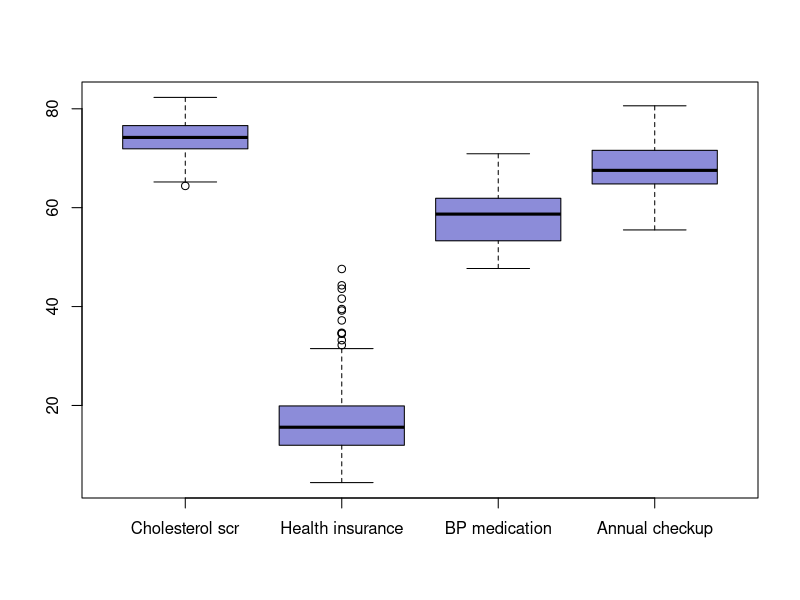
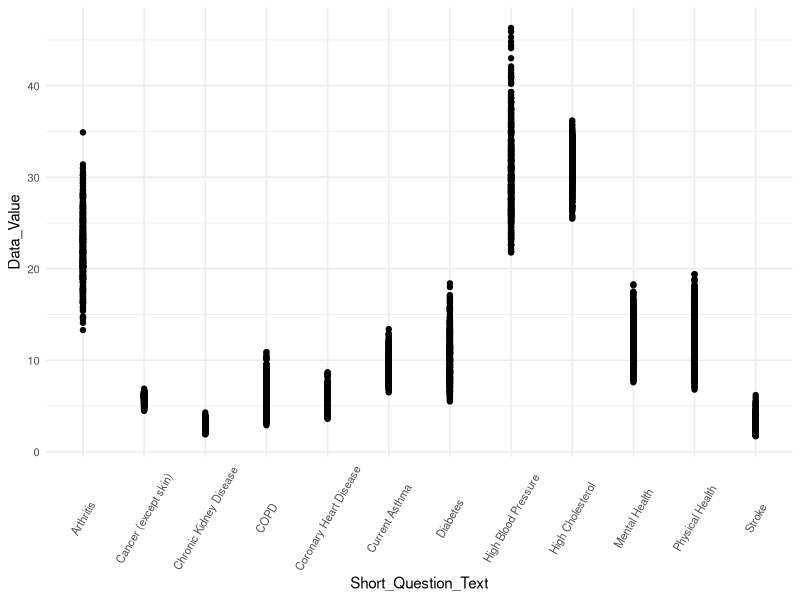
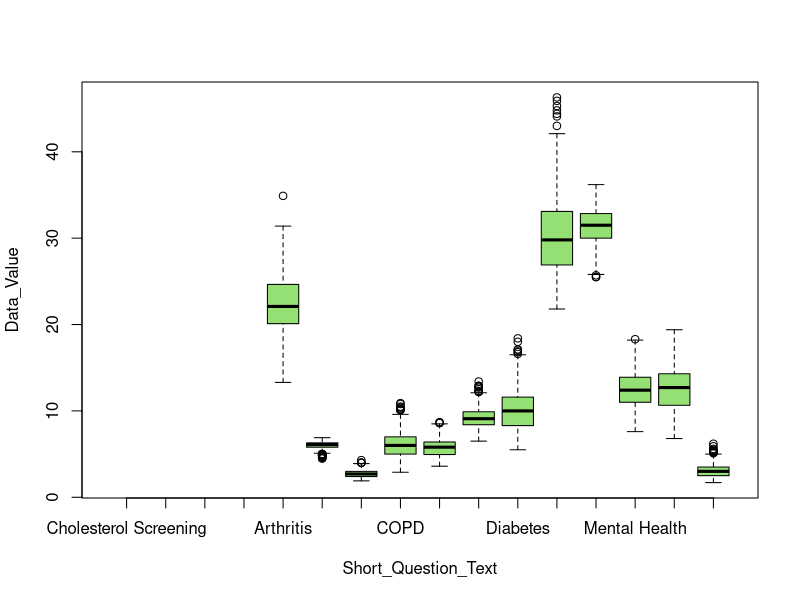

The R source for these figures, in order:
## ---- chunk 1
knitr::opts_chunk$set(echo = TRUE)
## ---- chunk 2
library('tidyverse')
library('knitr')
## ---- chunk 3
health_data = read.csv("data_health_and_prevention.csv")
dim(health_data)
## ---- chunk 4
preventions = health_data[health_data["Category"] == "Prevention", c("Short_Question_Text", "Measure")] %>% distinct()
kable(preventions, caption = "Prevention")
illnesses = health_data[health_data["Category"] == "Health Outcomes", c("Short_Question_Text", "Measure")] %>% distinct()
kable(illnesses, caption = "Health Outcomes")
## ---- chunk 5
health_data$StateDesc = as.factor(health_data$StateDesc)
health_data$CityName = as.factor(health_data$CityName)
health_data$Category = as.factor(health_data$Category)
health_data$Measure = as.factor(health_data$Measure)
health_data$DataValueTypeID = as.factor(health_data$DataValueTypeID)
health_data$Short_Question_Text = as.factor(health_data$Short_Question_Text)
## ---- chunk 6
health_data_adj = health_data[health_data$DataValueTypeID== "AgeAdjPrv",]
## ---- chunk 7
state_data <- health_data_adj %>% group_by(StateDesc) %>% summarise(
  City.count = n_distinct(CityName),
  Population.count = sum(unique(PopulationCount))
)

per_state_summary <- health_data_adj %>% 
  group_by(StateDesc, Category, Measure, Short_Question_Text) %>% summarise(
  Total.percentage = sum(Data_Value*PopulationCount)/sum(PopulationCount),
  Population = sum(PopulationCount),
  Population.affected = round(sum(Data_Value*PopulationCount)/100)
)

## ---- chunk 8
health_data_adj$Percentage_in_Total = 
  health_data_adj$Data_Value*health_data_adj$PopulationCount/sum(state_data$Population.count)

health_data_adj$Affected_population = 
  round( health_data_adj$Data_Value*health_data_adj$PopulationCount*0.01)
## ---- chunk 9
#Definiranje redoslijeda za Mjere - bit ce potrebno kasnije

health_data_adj$Short_Question_Text <- factor(health_data_adj$Short_Question_Text, levels = c("Cholesterol Screening","Health Insurance","Taking BP Medication","Annual Checkup","Arthritis","Cancer (except skin)","Chronic Kidney Disease","COPD","Coronary Heart Disease","Current Asthma","Diabetes","High Blood Pressure","High Cholesterol","Mental Health","Physical Health","Stroke"))
## ---- chunk 10
library(ggplot2)
myBlue <- rgb(0.1,0.1,0.7,0.5)
myGreen <- rgb(0.3,0.8,0.1,0.6)
## ---- chunk 11
boxplot(health_data_adj[health_data_adj$Short_Question_Text == "Cholesterol Screening",]$Data_Value,
        health_data_adj[health_data_adj$Short_Question_Text == "Health Insurance",]$Data_Value,
        health_data_adj[health_data_adj$Short_Question_Text == "Taking BP Medication",]$Data_Value,
        health_data_adj[health_data_adj$Short_Question_Text == "Annual Checkup",]$Data_Value,
        names = c("Cholesterol scr", "Health insurance", "BP medication", "Annual checkup"),
        col = myBlue
        #ylim = c(0,100)
        )

## ---- chunk 12
onlyHealthOutcomes = health_data_adj %>% filter(Category == "Health Outcomes")

plot <- ggplot(onlyHealthOutcomes, aes(Short_Question_Text, Data_Value), color=myGreen) + geom_point()

plot + theme_minimal() + 
  theme(legend.title = element_text(size=10), 
        legend.text = element_text(size=6),
        axis.text.y = element_text(size = 8),
        axis.text.x = element_text(size = 8, angle = 60, vjust = 0.5))

boxplot(Data_Value ~ Short_Question_Text, onlyHealthOutcomes, col = myGreen)
